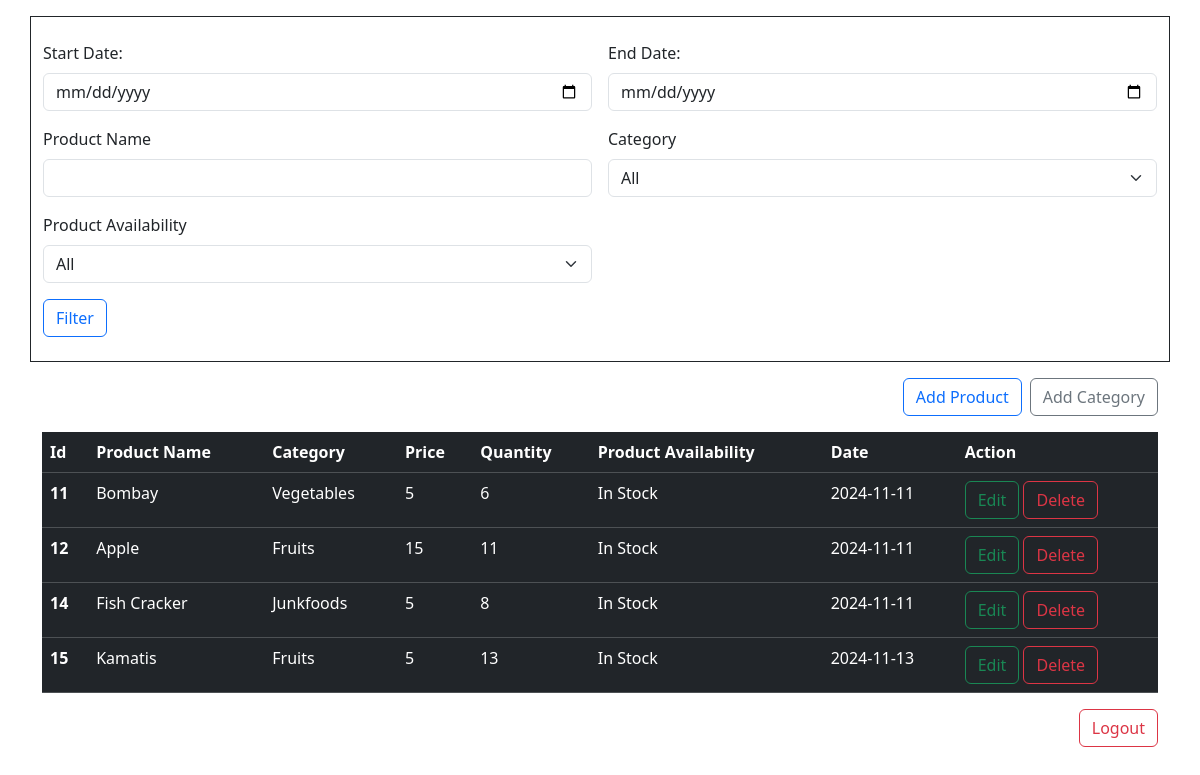
The app's page /index.php (signed in) with its own data.
### tables this page shows
CREATE TABLE `products` (
  `id` int(255) NOT NULL,
  `product_name` varchar(255) NOT NULL,
  `category` int(11) NOT NULL,
  `price` int(255) NOT NULL,
  `quantity` int(255) NOT NULL,
  `product_availability` varchar(255) NOT NULL,
  `date` date NOT NULL
);

CREATE TABLE `category_table` (
  `category_id` int(11) NOT NULL,
  `category_name` varchar(255) NOT NULL
);

### index.php (the view, shortened to what this page needs)
<?php
$connection = new Connection();
$pdo = $connection->OpenConnection();
?>
<!DOCTYPE html>
<html lang="en">
<head>
    <link href="https://cdn.jsdelivr.net/npm/bootstrap@5.3.3/dist/css/bootstrap.min.css" rel="stylesheet">
</head>
<body>
<div class="container border border-dark mt-3">
    <br>
    <form class="row g-3" method="POST">
        <div class="col-md-6">
            <label for="start_date" class="form-label">Start Date:</label>
            <input type="date" name="start_date" class="form-control">
        </div>
        <div class="col-md-6">
            <label for="end_date" class="form-label">End Date:</label>
            <input type="date" name="end_date" class="form-control">
        </div>
        <div class="col-md-6">
            <label for="product_name" class="form-label">Product Name</label>
            <input type="text" class="form-control" name="product_name">
        </div>
        <div class="col-md-6">
            <label for="category" class="form-label">Category</label>
            <select class="form-select" name="category">
                <option value="">All</option>
            </select>
        </div>
        <div class="col-md-6">
            <label for="product_availability" class="form-label">Product Availability</label>
            <select class="form-select" name="product_availability">
                <option value="">All</option>
            </select>
        </div>
        <div class="col-12">
            <button type="submit" name="search" class="btn btn-outline-primary">Filter</button>
        </div>
    </form>
    <br>
</div>
<div class="container">
    <div class="col-12 mt-3 d-flex justify-content-end">
        <button type="button" class="btn btn-outline-primary" data-bs-toggle="modal" data-bs-target="#addModal">Add Product</button>
        <button type="button" class="btn btn-outline-secondary ms-2" data-bs-toggle="modal" data-bs-target="#addCategoryModal">Add Category</button>
    </div>
    <table class="table table-dark table-hover mt-3">
        <thead>
            <tr>
                <th scope="col">Id</th>
                <th scope="col">Product Name</th>
                <th scope="col">Category</th>
                <th scope="col">Price</th>
                <th scope="col">Quantity</th>
                <th scope="col">Product Availability</th>
                <th scope="col">Date</th>
                <th scope="col">Action</th>
            </tr>
        </thead>
        <tbody>
            <?php
            $sql = "SELECT p.*, c.category_name FROM products p
                    INNER JOIN category_table c ON p.category = c.category_id
                    ORDER BY p.id ASC";
            $stmt = $pdo->query($sql);
            $products = $stmt->fetchAll(PDO::FETCH_ASSOC);
            foreach ($products as $row) {
            ?>
                <tr>
                    <th scope="row"><?= $row['id']; ?></th>
                    <td><?= $row['product_name']; ?></td>
                    <td><?= $row['category_name']; ?></td>
                    <td><?= $row['price']; ?></td>
                    <td><?= $row['quantity']; ?></td>
                    <td><?= $row['product_availability']; ?></td>
                    <td><?= $row['date']; ?></td>
                    <td>
                        <button type="button" class="btn btn-outline-success" data-bs-toggle="modal" data-bs-target="#editModal<?= $row['id'] ?>">Edit</button>
                        <button type="button" class="btn btn-outline-danger" data-bs-toggle="modal" data-bs-target="#deleteModal<?= $row['id'] ?>">Delete</button>
                    </td>
                </tr>
            <?php } ?>
        </tbody>
    </table>
</div>
<div class="container mt-3 d-flex justify-content-end">
    <a href="logout.php" class="btn btn-outline-danger">Logout</a>
</div>
</body>
</html>

### records on screen
products: id "11", product_name "Bombay", category.category_name "Vegetables", price "5", quantity "6", product_availability "In Stock", date "2024-11-11"
products: id "12", product_name "Apple", category.category_name "Fruits", price "15", quantity "11", product_availability "In Stock", date "2024-11-11"
products: id "14", product_name "Fish Cracker", category.category_name "Junkfoods", price "5", quantity "8", product_availability "In Stock", date "2024-11-11"
products: id "15", product_name "Kamatis", category.category_name "Fruits", price "5", quantity "13", product_availability "In Stock", date "2024-11-13"
